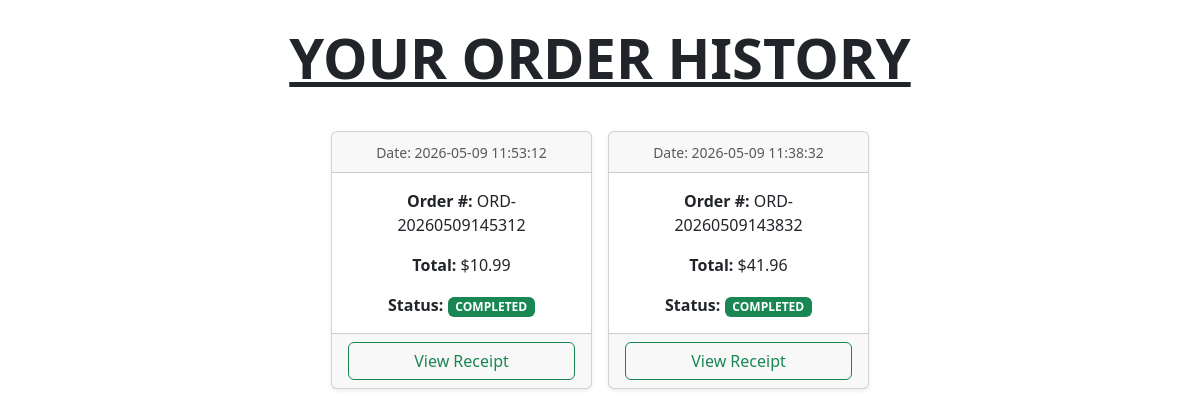
The page /order_history (signed in) on the database its author committed.
### tables this page shows
CREATE TABLE orders (
id INTEGER PRIMARY KEY AUTOINCREMENT,
order_number TEXT NOT NULL UNIQUE,
total_amount INTEGER NOT NULL,
status TEXT NOT NULL DEFAULT 'COMPLETED',
created_at TIMESTAMP NOT NULL DEFAULT CURRENT_TIMESTAMP
, user_id INTEGER NOT NULL REFERENCES users (id));

### app.py (the view)
@app.route('/order_history', methods = ["GET", "POST"])
def order_history():
    if not session.get('user_id'):
        flash("Please log in to view your order history.", "warning")
        return redirect("/login?return_to=/order_history")
    db = get_db()
    try:
        orders = db.execute("SELECT * FROM orders WHERE user_id = ? ORDER BY created_at DESC", (session.get('user_id'),)).fetchall()
    finally:
        db.close()
    if not orders:
        return render_template("order_history.html", orders = [], has_orders = False)
    return render_template("order_history.html", orders = orders, has_orders = True)

### app.py (called while the page is built)
def get_db():
    conn = sqlite3.connect('project.db')  # Removed sqlite:/// prefix
    conn.row_factory = sqlite3.Row  # This allows dictionary-like access to rows
    return conn

### templates/order_history.html
{% extends "layout.html" %}
{% block content %}
    <div class="container text-center mt-4">
        {% if not has_orders %}
            <div class = "n1" style="text-align: center; padding: 50px;">
                <h1 class="mt-5">
                    You haven't placed any orders yet.
                </h1>
                <form action="/menu" method="get">
                    <button type="submit" class="btn btn-primary btn-lg mt-3">
                        Browse Menu
                    </button>
                </form>
            </div>
        {% else %}
            <div class="container mt-4">
                <h1 class="display-4 mt-3" style="font-weight: bold; text-decoration: underline; text-transform: uppercase;">
                    Your Order History
                </h1>
                <div class="row justify-content-center g-3 mt-4">
                    {% for order in orders %}
                        <div class="col-sm-6 col-md-4 col-lg-3">
                            <div class="card h-100 shadow-sm">
                                <div class="card-header">
                                    <small class="text-muted">
                                        Date: {{ order.created_at }}
                                    </small>
                                </div>
                                <div class="card-body">
                                    <p>
                                        <strong>Order #:</strong> {{ order.order_number }}
                                    </p>
                                    <p class="card-text">
                                        <strong>Total:</strong>
                                        ${{ "%.2f"|format(order.total_amount / 100) }}
                                    </p>
                                    <p class="card-text">
                                        <strong>Status:</strong>
                                        <span class="badge bg-success">
                                            {{ order.status }}
                                        </span>
                                    </p>
                                </div>
                                <div class="card-footer d-flex flex-column gap-2">
                                    <form action="/receipt/{{ order.order_number }}" method="get">
                                        <button type="submit" class="btn btn-outline-success w-100">
                                            View Receipt
                                        </button>
                                    </form>
                                </div>
                            </div>
                        </div>
                    {% endfor %}
                </div>
            </div>
        {% endif %}
    </div>
{% endblock %}

### static/css/styles.css (style rules this page uses)
html, body { height: 100%; margin: 0; }

### rows shown on the page
orders: created_at "2026-05-09 11:53:12", order_number "ORD-20260509145312", order.total_amount/100 "10.99", status "COMPLETED"
orders: created_at "2026-05-09 11:38:32", order_number "ORD-20260509143832", order.total_amount/100 "41.96", status "COMPLETED"
